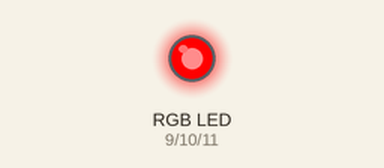
Recording of a sketch running on a simulated Arduino Uno, built with avr-gcc and run on an emulated ATmega328P. Parts: an RGB LED mixed from three pins (HIGH = lit).

Above: at 0.5 s.
At 1.5 s:
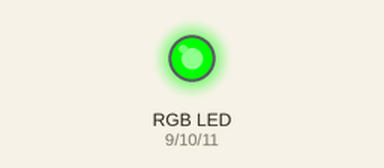
At 5.5 s:
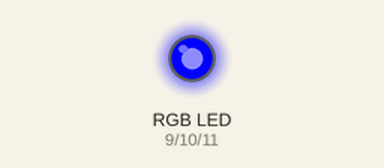
Timing chart, 0 to 6.9 s (numbered marks = the images above):
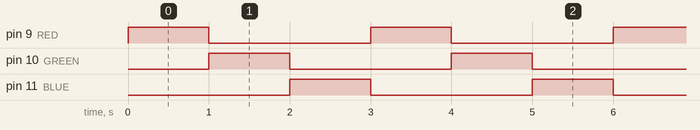

The sketch:

ArduinoRGB.ino
```cpp
//使用 9 ,10 , 11 PIN
#define RED 9
#define GREEN 10
#define BLUE 11
void setup() {
  pinMode(RED , OUTPUT);
  pinMode(GREEN , OUTPUT);
  pinMode(BLUE , OUTPUT);

}

void loop() {
  analogWrite(RED , 255); // 0~255
  analogWrite(GREEN , 0); // 0~255
  analogWrite(BLUE , 0); // 0~255
  delay(1000);
  analogWrite(RED , 0); // 0~255
  analogWrite(GREEN , 255); // 0~255
  analogWrite(BLUE , 0); // 0~255
  delay(1000);
  analogWrite(RED , 0); // 0~255
  analogWrite(GREEN , 0); // 0~255
  analogWrite(BLUE , 255); // 0~255
  delay(1000);
}
```

Measured:
- by itself, pin 9 (RED), pin 10 (GREEN), pin 11 (BLUE): alternates HIGH for 1.0 s and LOW for 2.0 s
- by itself, everything shown: repeats every 3.0 s, in 3 steps
